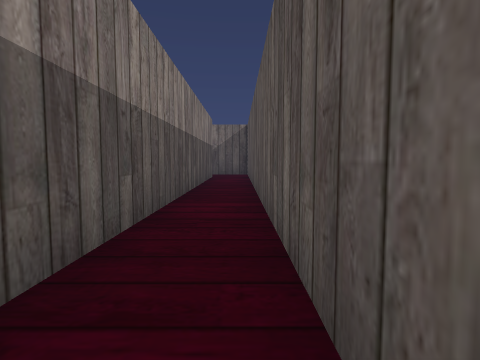
[1] (above)

13 first-person views from a walk through a Godot game level. The camera is 1.4 m above the floor, tilts 4° down and sees 80° across. The floor is counted in squares, 2 m on a side. Each view is taken from the middle of a square. On the plan, view 1 faces up. The plan holds only what a view shows up to about 10 squares ahead; the rest is blank.

[2]
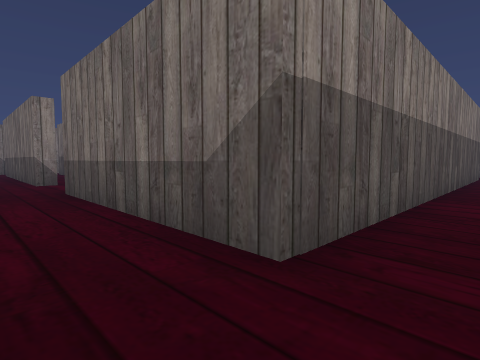

[3]
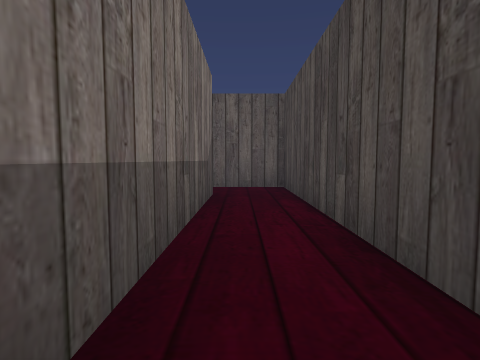

[4]
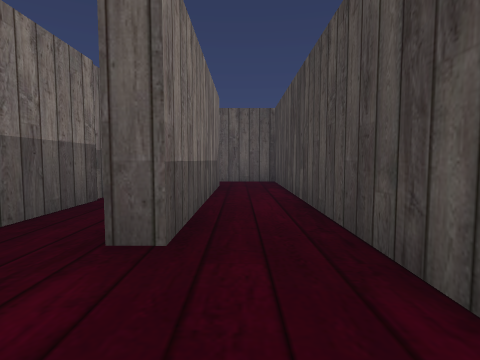

[5]
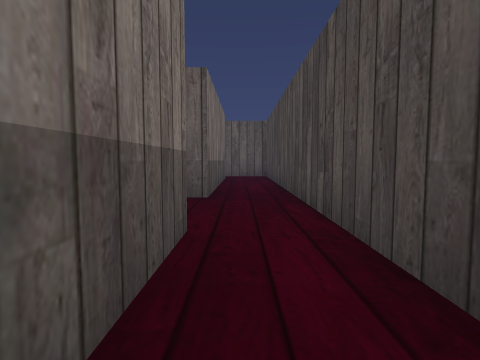

[6]
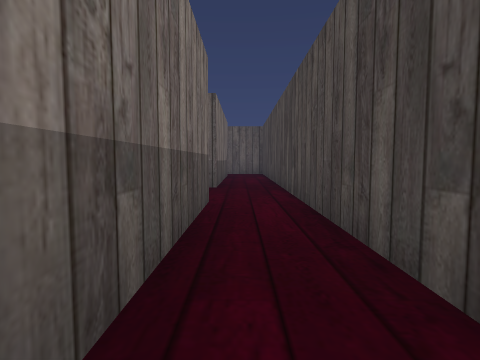

[7]
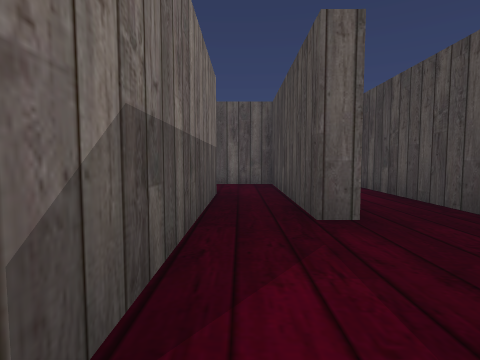

[8]
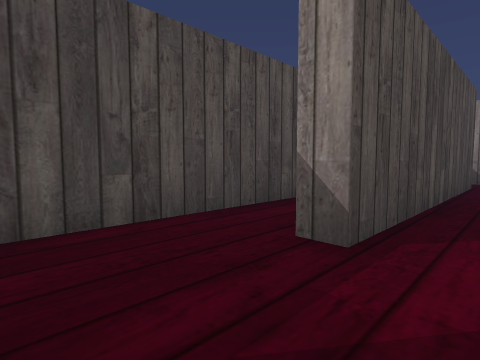

[9]
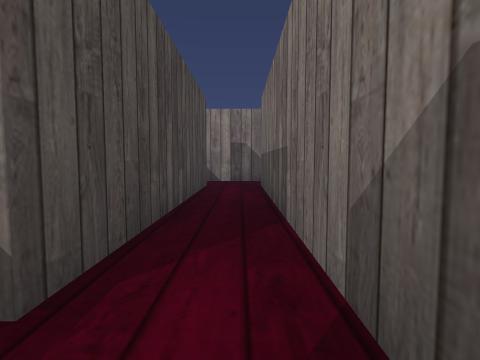

[10]
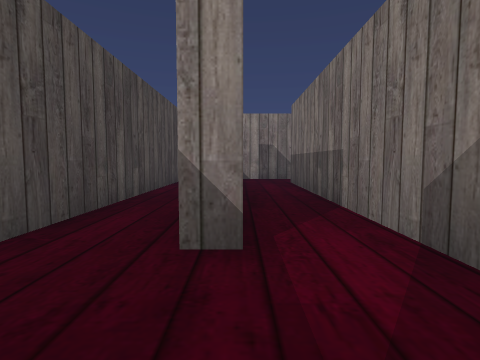

[11]
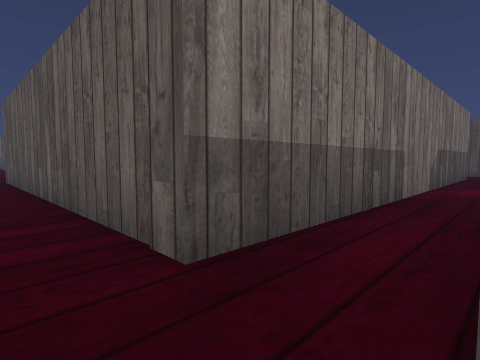

[12]
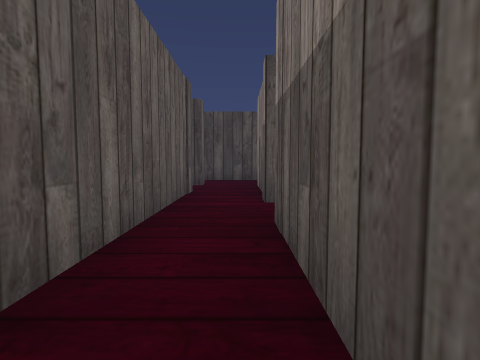

[13]
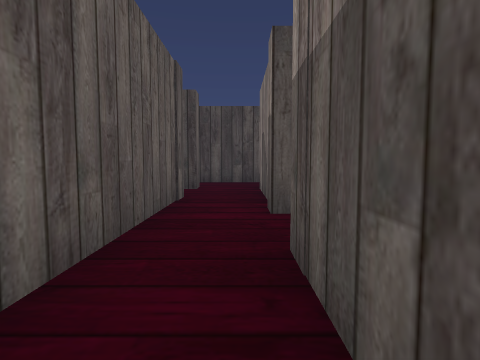

### Floor plan
Points are (right, up) in squares from view 1. A wall is a line through its corners. A room is listed if a view was taken in it or the views show most of it. See-through windows are left out.
Room 1 (views 1, 2)
walls: (-1.1, 0.5) (-6.7, 0.5); (-6.5, -1.1) (0.4, -1.1) (0.4, 0.6)
ways out: opening at (-6, 0) to room 2; opening at (0, 1)
Room 2 (views 3, 4, 5, 6, 7, 8, 9, 10, 11)
walls: (-15.9, 0.5) (-15.9, 1.1) (-9.2, 1) (-9.2, 0.5) (-13.4, 0.6); (-17.7, -1) (-6.5, -1.1); (-17.4, 4.4) (-17.4, 0.9); (-6.7, 0.5) (-6.7, 1); (-6.6, 2.5) (-15.9, 2.6) (-15.9, 4.6)
ways out: opening at (-6, 0) to room 1; opening at (-17, 3.5); opening at (-6, 2)
Room 3 (views 12, 13)
walls: (-17.4, 8.6) (-17.4, 5.8); (-15.9, 5.6) (-15.9, 12.2)
ways out: opening at (-17, 6)

Where each view was taken, in squares from view 1:
view 1: 0 up, 0 right, facing up
view 2: 1 down, 0 right, facing up-left
view 3: 0 up, 7 left, facing right
view 4: 0 up, 9 left, facing right
view 5: 0 up, 12 left, facing right
view 6: 0 up, 14 left, facing right
view 7: 2 up, 10 left, facing right
view 8: 2 up, 7 left, facing down-left
view 9: 2 up, 8 left, facing left
view 10: 1 up, 7 left, facing left
view 11: 1 up, 17 left, facing up-right
view 12: 9 up, 17 left, facing down
view 13: 8 up, 17 left, facing down
